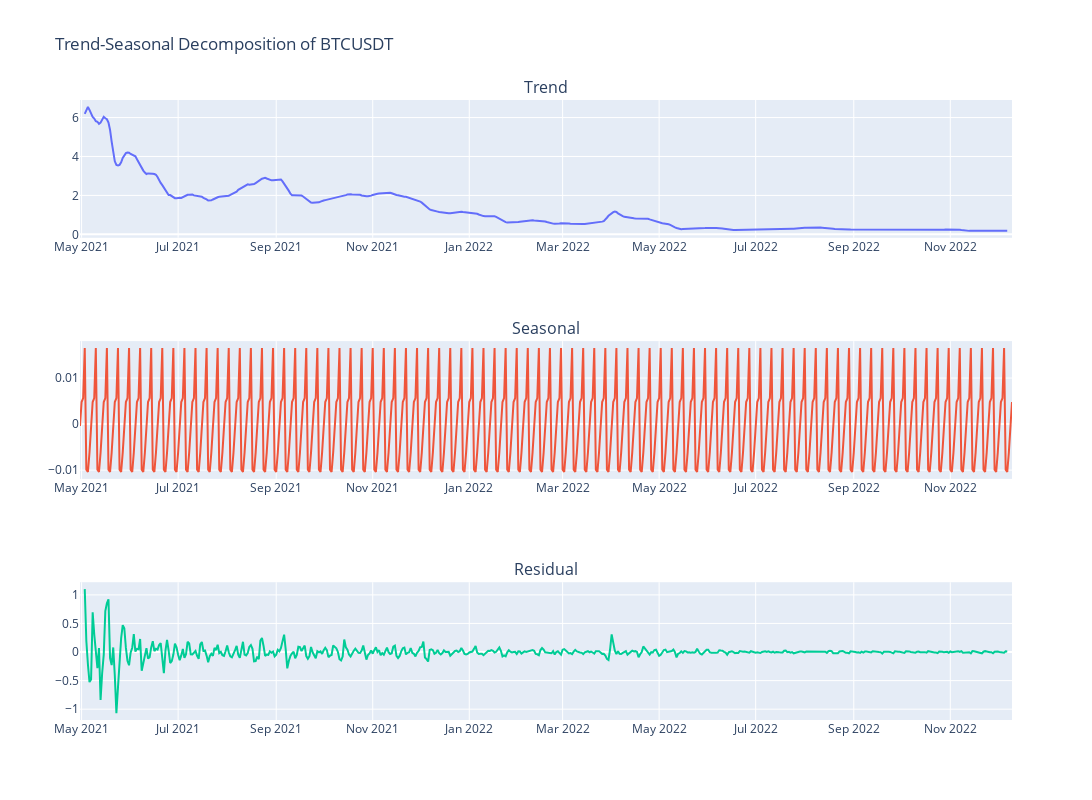

Notebook source saved alongside this figure:
### Code cell
# daily DECOMPOSITION

cols = ["Trend", "Seasonal", "Residual"]

fig = make_subplots(rows=3, cols=1, subplot_titles=cols)

for i, col in enumerate(cols):
    fig.add_trace(
        go.Scatter(x=btc_daily.index, y=btc_daily[col]),
        row=i+1,
        col=1
    )

fig.update_layout(
    height=800, 
    width=1200, 
    showlegend=False,
    title='Trend-Seasonal Decomposition of BTCUSDT')
fig.show()

### Figure 1 — Plotly figure (JSON) as saved in the notebook; plotly's stock layout.template omitted (floating-point values rounded to 4 significant figures; data arrays with more than 128 entries replaced by an {"elided": "..."} marker saying what was removed)
{"data": [{"type": "scatter", "x": {"elided": "590 str values"}, "xaxis": "x", "y": {"elided": "590 float values"}, "yaxis": "y"}, {"type": "scatter", "x": {"elided": "590 str values"}, "xaxis": "x2", "y": {"elided": "590 float values"}, "yaxis": "y2"}, {"type": "scatter", "x": {"elided": "590 str values"}, "xaxis": "x3", "y": {"elided": "590 float values"}, "yaxis": "y3"}], "layout": {"annotations": [{"font": {"size": 16}, "showarrow": false, "text": "Trend", "x": 0.5, "xanchor": "center", "xref": "paper", "y": 1, "yanchor": "bottom", "yref": "paper"}, {"font": {"size": 16}, "showarrow": false, "text": "Seasonal", "x": 0.5, "xanchor": "center", "xref": "paper", "y": 0.6111, "yanchor": "bottom", "yref": "paper"}, {"font": {"size": 16}, "showarrow": false, "text": "Residual", "x": 0.5, "xanchor": "center", "xref": "paper", "y": 0.2222, "yanchor": "bottom", "yref": "paper"}], "height": 800, "showlegend": false, "title": {"text": "Trend-Seasonal Decomposition of BTCUSDT"}, "width": 1200, "xaxis": {"anchor": "y", "domain": [0, 1]}, "xaxis2": {"anchor": "y2", "domain": [0, 1]}, "xaxis3": {"anchor": "y3", "domain": [0, 1]}, "yaxis": {"anchor": "x", "domain": [0.7778, 1]}, "yaxis2": {"anchor": "x2", "domain": [0.3889, 0.6111]}, "yaxis3": {"anchor": "x3", "domain": [0, 0.2222]}}}
